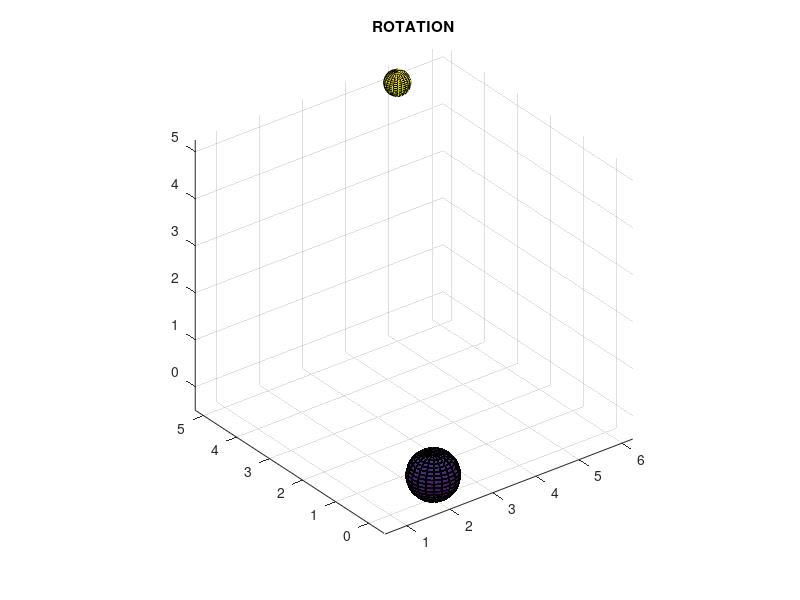

MATLAB code to generate this figure:
x=2;
y = 0;
z = 0;
dir_0 = 1/sqrt(3)
dir = [dir_0 dir_0 dir_0]';



c=1/2
[SS1,SS2,SS3] =  sphere(20);
S1 = SS1.*c; S2 = SS2.*c; S3 = SS3.*c;
surf(5+S1.*(c),5+S2.*(c),5+S3.*(c));

%axis([-1 5 -1 5 -.5 5.5])
axis equal

for n =1:50
        %figure
    %surf(dir(1)+S1.*(c),dir(2)+S2.*(c),dir(3)+S3.*(c));
    hold on
    %surf(dir(1)+S1.*(c),dir(2)+S2.*(c),dir(3)+S3.*(c));
    %surf(5+S1.*(c),5+S2.*(c),5+S3.*(c));
    title('ROTATION')
    %axis([-1 8], [-1 8],[-1 8])
    surf(x+S1,y+S2,z+S3)
    %plot(dir)
    %surf(S1,S2,S3)
    hold off
    if [x y z] == [5 5 5]
        %msgbox('WE REACHED THE PLANET, THANKS TO LINEAR ALGEBRA')
        data=imread('neilba.jpg');
        imshow(data);
    else
        prompt = 'Press a,d,u,j and then enter to rotate left, right, up, down \n or press w and then enter to move in the current direction pre ';
        inp = input(prompt,'s')
        if inp == 'u'
           dir = rotx(30)*dir; 
        elseif inp == 'j'
            dir = rotx(-30)*dir; 
        elseif inp == 'a'
           dir = rotz(30)*dir; 
        elseif inp == 'd'
            dir = rotz(-30)*dir; 
        elseif inp == 'w'
           x =  x + dir(1) ;
           y =  y + dir(2) ;
           z =  z + dir(3) ; 
        end
    end
   
    
end
%msgbox('PLANET NOT REACHED, BUT STILL NICE LINEAR ALGEBRA')
       
   

